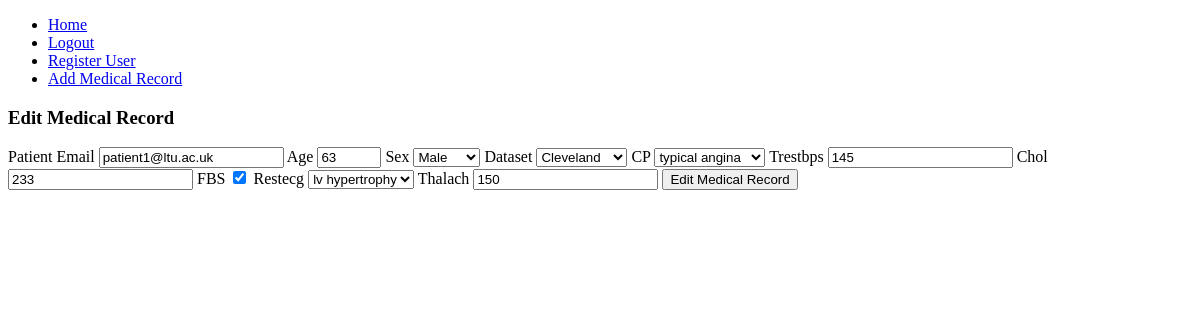
Before: /edit-medical-record/1 (signed in) with the older database file.
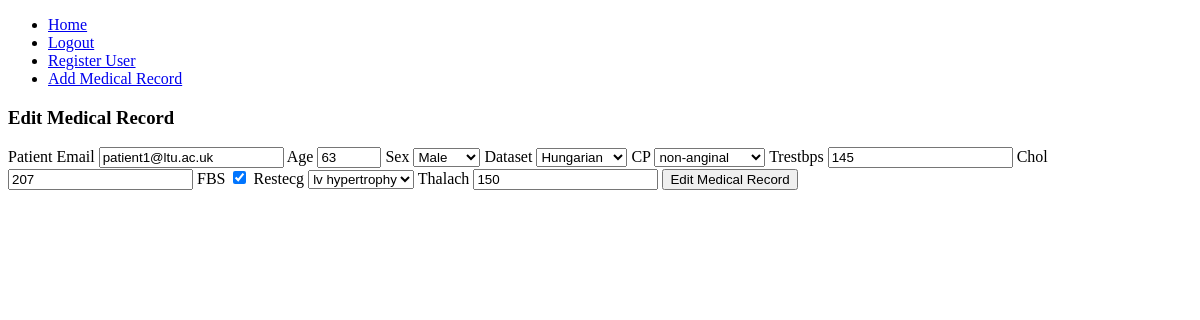
After: the same page with the newer database file.
### models.py (models this page shows)
class MedicalRecord(db.Model):
  id: Mapped[int] = mapped_column(primary_key=True)
  age: Mapped[int] = mapped_column(nullable=False)
  sex: Mapped[str] = mapped_column(nullable=False)
  dataset: Mapped[str] = mapped_column(nullable=False)
  cp: Mapped[str] = mapped_column(nullable=False)
  trestbps: Mapped[int] = mapped_column(nullable=True)
  chol: Mapped[int] = mapped_column(nullable=True)
  fbs: Mapped[bool] = mapped_column(nullable=True)
  restecg: Mapped[str] = mapped_column(nullable=True)
  thalach: Mapped[int] = mapped_column(nullable=True)
  user_id: Mapped[int] = mapped_column(ForeignKey("user.id"))
  user: Mapped["User"] = relationship("User", back_populates="medical_records")

### main.py (the view, shortened to what this page needs)
@app.route("/edit-medical-record/<int:medical_record_id>" , methods=["GET" , "POST"])
@login_required
def edit_medical_record(medical_record_id):
    if current_user.role.name != "admin":
        return "<h1>Role must be admin</h1>"
    medical_record = db.session.get(MedicalRecord, medical_record_id)
    if not medical_record:
        return redirect(url_for('home'))
    return render_template('edit-medical-record.html' , form=MedicalRecordForm(obj=medical_record) , medical_record=medical_record)

### main.py (called while the page is built)
@login_manager.user_loader
def load_user(user_id):
    if user_id is None:
        return None
    try:
        return db.session.get(User, int(user_id))
    except (ValueError, TypeError):
        return None

### templates/edit-medical-record.html (shortened to what this page needs)
{% extends 'base.html' %}
{% block body %}
<h3>Edit Medical Record</h3>
    <form method="POST" action="{{ url_for('edit_medical_record', medical_record_id=medical_record.id) }}">
        {{ form.patient_email.label }} {{ form.patient_email(value=medical_record.user.email) }}
        {{ form.age.label }} {{ form.age() }}
        {{ form.sex.label }} {{ form.sex() }}
        {{ form.dataset.label }} {{ form.dataset() }}
        {{ form.cp.label }} {{ form.cp() }}
        {{ form.trestbps.label }} {{ form.trestbps() }}
        {{ form.chol.label }} {{ form.chol() }}
        {{ form.fbs.label }} {{ form.fbs() }}
        {{ form.restecg.label }} {{ form.restecg() }}
        {{ form.thalach.label }} {{ form.thalach() }}
        {{ form.submit(value="Edit Medical Record") }}
    </form>
{% endblock%}

### templates/base.html (shortened to what this page needs)
<!DOCTYPE html>
<html lang="en">
<head>
    <link rel="stylesheet" href="{{ url_for('static', filename='styles.css') }}">
</head>
<body>
    <nav>
        <ul>
            <li><a href="{{ url_for('home') }}">Home</a></li>
            {% if current_user.is_authenticated %}
            <li><a href="{{ url_for('logout') }}">Logout</a></li>
            {% endif %}
            {% if current_user.is_authenticated and current_user.role.name == "admin" %}
            <li><a href="{{ url_for('register_user') }}">Register User</a></li>
            {% endif %}
            {% if current_user.is_authenticated and current_user.role.name == "admin" %}
            <li><a href="{{ url_for('add_medical_record') }}">Add Medical Record</a></li>
            {% endif %}
        </ul>
    </nav>
    {% block body %}{% endblock %}
</body>
</html>

Changed rows visible on the page:
changed MedicalRecord "Male": dataset "Cleveland" → "Hungarian"; cp "typical angina" → "non-anginal"; chol "233" → "207"
